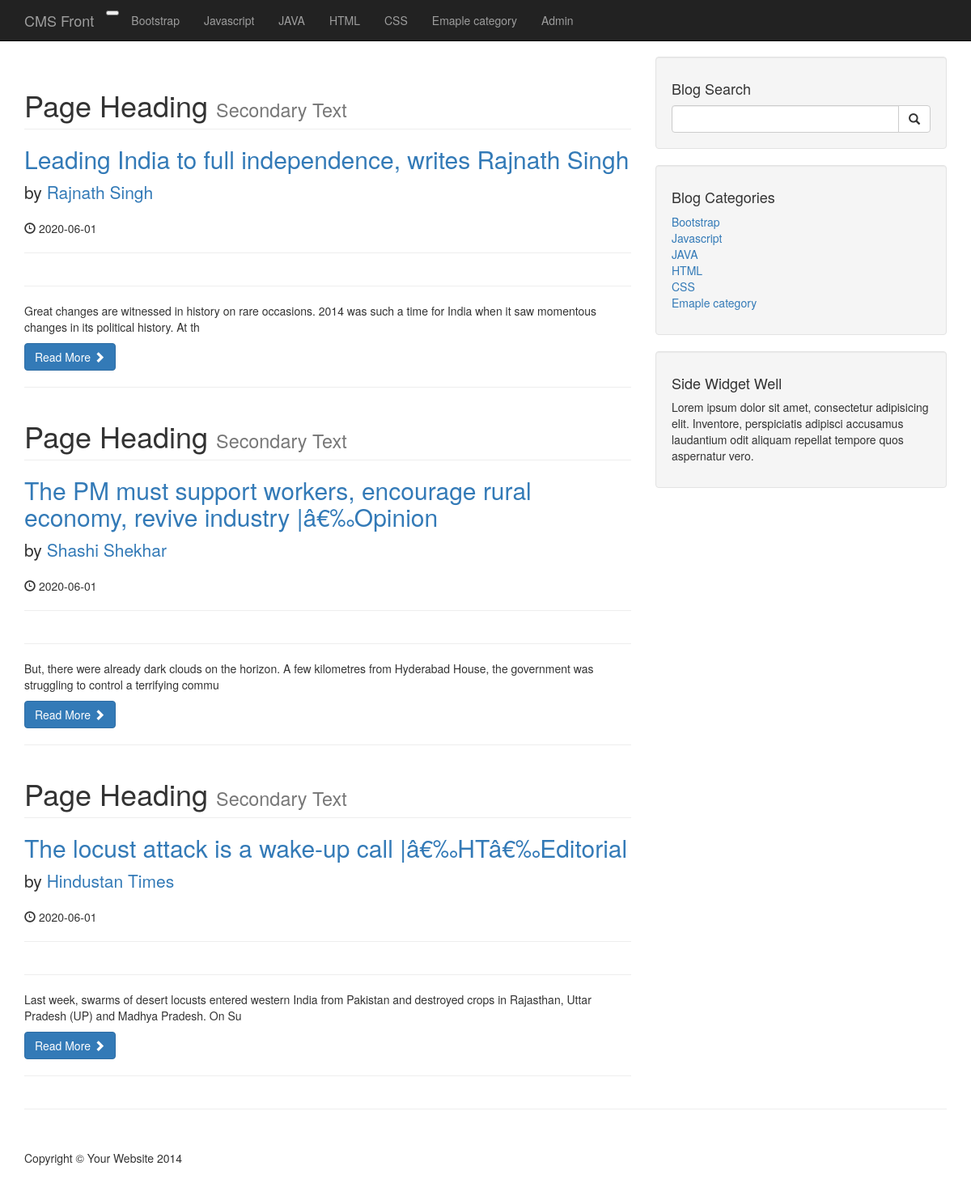
The page / on the database its author committed.
### tables this page shows
CREATE TABLE `categories` (
  `cat_id` int(3) NOT NULL,
  `cat_title` varchar(255) NOT NULL
);

CREATE TABLE `posts` (
  `post_id` int(3) NOT NULL,
  `post_category_id` int(3) NOT NULL,
  `post_title` varchar(255) NOT NULL,
  `post_author` varchar(255) NOT NULL,
  `post_date` date NOT NULL,
  `post_image` text NOT NULL,
  `post_content` text NOT NULL,
  `post_tags` varchar(255) NOT NULL,
  `post_comment_count` int(11) NOT NULL,
  `post_status` varchar(255) NOT NULL DEFAULT 'draft'
);

### index.php (the view, shortened to what this page needs)
<?php include "includes/db.php"; ?>
<?php include "includes/header.php"; ?>
<?php include "includes/navigation.php"; ?>
    <div class="container">
        <div class="row">
            <div class="col-md-8">
    <?php
        $query = "SELECT * FROM posts";
        $select_all_posts_query = mysqli_query($connection, $query);
        while($row = mysqli_fetch_assoc($select_all_posts_query)){
            $post_id = $row['post_id'];
            $post_title = $row['post_title'];
            $post_author = $row['post_author'];
            $post_date = $row['post_date'];
            $post_content = substr($row['post_content'],0, 150);
        ?>
            <h1 class="page-header">
                    Page Heading
                    <small>Secondary Text</small>
            </h1>
                <h2>
                    <a href="post.php?p_id=<?php echo $post_id; ?>"><?php echo $post_title ?></a>
                </h2>
                <p class="lead">
                    by <a href="index.php"><?php echo $post_author ?></a>
                </p>
                <p><span class="glyphicon glyphicon-time"></span> <?php echo $post_date ?></p>
                <hr>
                <hr>
                <p><?php echo $post_content ?></p>
                <a class="btn btn-primary" href="#">Read More <span class="glyphicon glyphicon-chevron-right"></span></a>
                <hr>
        <?php } ?>
            </div>
<?php include "includes/sidebar.php"; ?>
        </div>
        <hr>
<?php include "includes/footer.php"; ?>

### includes/navigation.php (shortened to what this page needs)
<nav class="navbar navbar-inverse navbar-fixed-top" role="navigation">
        <div class="container">
            <div class="navbar-header">
                <button type="button" c lass="navbar-toggle" data-toggle="collapse" data-target="#bs-example-navbar-collapse-1">
                </button>
                <a class="navbar-brand" href="index.php">CMS Front</a>
            </div>
            <div class="collapse navbar-collapse" id="bs-example-navbar-collapse-1">
                <ul class="nav navbar-nav">
<?php
$query = "SELECT * FROM categories";
$select_all_categories_query = mysqli_query($connection, $query);
while($row = mysqli_fetch_assoc($select_all_categories_query)){
    $cat_title = $row['cat_title'];
    echo "<li><a href='#'>{$cat_title}</a></li>";
}
?>
                    <li>
                        <a href="admin">Admin</a>
                    </li>
                </ul>
            </div>
        </div>
    </nav>

### includes/sidebar.php
<div class="col-md-4">
                <div class="well">
                    <h4>Blog Search</h4>
                <form action = "search.php" method = "post">
                    <div class="input-group">
                        <input name="search" type="text" class="form-control">
                        <span class="input-group-btn">
                            <button name = "submit" class="btn btn-default" type="submit">
                                <span class="glyphicon glyphicon-search"></span>
                        </button>
                        </span>
                    </div>
                </form>
                </div>
                <div class="well">
<?php
$query = "SELECT * FROM categories ";
$select_categories_sidebar = mysqli_query($connection, $query);
?>
                    <h4>Blog Categories</h4>
                    <div class="row">
                        <div class="col-lg-12">
                            <ul class="list-unstyled">
<?php
while($row = mysqli_fetch_assoc($select_categories_sidebar)){
$cat_title = $row['cat_title'];
$cat_id = $row['cat_id'];
echo "<li><a href='category.php?category=$cat_id'>{$cat_title}</a></li>";
}
?>
                            </ul>
                        </div>
                    </div>
                </div>
                <?php include "widget.php" ?>
            </div>

### css/blog-home.css (style rules this page uses)
body { padding-top: 70px; }

### rows shown on the page
categories: cat_title "Bootstrap"
categories: cat_title "Javascript"
categories: cat_title "JAVA"
categories: cat_title "HTML"
categories: cat_title "CSS"
categories: cat_title "Emaple category"
posts: post_title "Leading India to full independence, writes Rajnath Singh", post_author "Rajnath Singh", post_date "2020-06-01", post_content "Great changes are witnessed in history on rare occasions. 2014 was such a time for India when it saw momentous changes in its political history. At th"
posts: post_title "The PM must support workers, encourage rural economy, revive industry |â€‰Opinion", post_author "Shashi Shekhar", post_date "2020-06-01", post_content "But, there were already dark clouds on the horizon. A few kilometres from Hyderabad House, the government was struggling to control a terrifying commu"
posts: post_title "The locust attack is a wake-up call |â€‰HTâ€‰Editorial", post_author "Hindustan Times", post_date "2020-06-01", post_content "Last week, swarms of desert locusts entered western India from Pakistan and destroyed crops in Rajasthan, Uttar Pradesh (UP) and Madhya Pradesh. On Su"
